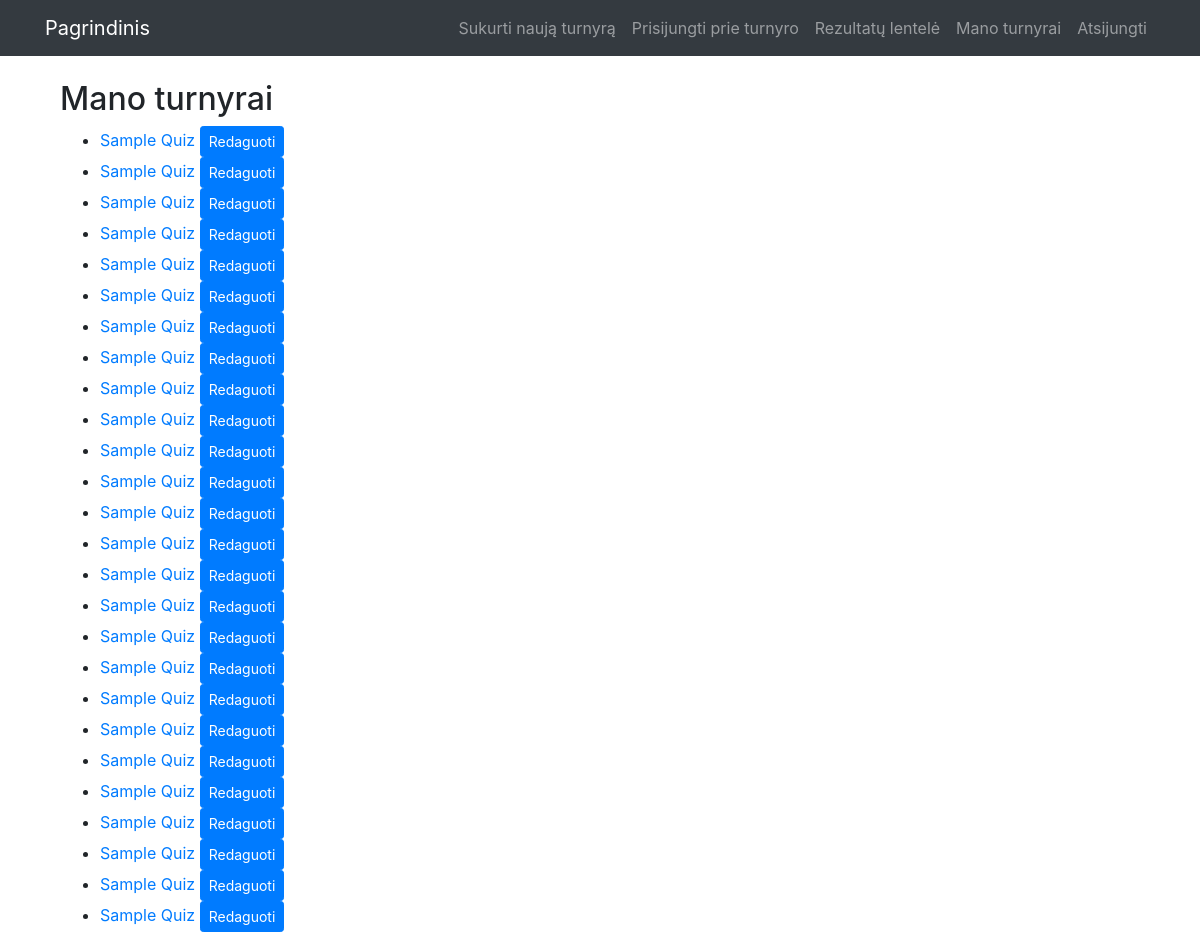
The page /user_tournaments (signed in) on the database its author committed.
### app/models/models.py (models this page shows, shortened)
class Quiz(db.Model):
    __tablename__ = 'quizzes'
    id = db.Column(db.Integer, primary_key=True)
    creator_id = db.Column(db.Integer, db.ForeignKey('users.id'), nullable=False)
    category = db.Column(db.String(128), nullable=False)
    name = db.Column(db.String(128), nullable=False)
    tourney_code = db.Column(db.String(255), unique=True, nullable=False, default=lambda: uuid4().hex[:5])  # Add tourney_code
    questions = db.relationship('Question', backref='quiz', lazy='dynamic', cascade="all, delete-orphan")
    created_at = db.Column(db.DateTime, default=datetime.utcnow)

### app/routes.py (the view)
@app.route('/user_tournaments')
@login_required
def user_tournaments():
    tournaments = Quiz.query.filter_by(creator_id=current_user.id).all()
    return render_template('user_tournaments.html', tournaments=tournaments)

### app/__init__.py (called while the page is built)
    @login_manager.user_loader
    def load_user(user_id):
        return User.query.get(int(user_id))

### app/templates/user_tournaments.html (shortened to what this page needs)
{% extends "base.html" %}
{% block content %}
<div class="container">
    <h2>Mano turnyrai</h2>
    <ul>
        {% for tournament in tournaments %}
            <li>
                <a href="{{ url_for('quiz_summary', quiz_id=tournament.id) }}">{{ tournament.name }}</a>
                <a href="{{ url_for('edit_quiz', quiz_id=tournament.id) }}" class="btn btn-sm btn-primary">Redaguoti</a>
            </li>
        {% endfor %}
    </ul>
</div>
{% endblock %}

### app/static/styles.css (style rules this page uses)
body { margin: 0; display: flex; flex-direction: column; min-height: 100vh; }

### rows shown on the page
Quiz: name "Sample Quiz"
Quiz: name "Sample Quiz"
Quiz: name "Sample Quiz"
Quiz: name "Sample Quiz"
Quiz: name "Sample Quiz"
Quiz: name "Sample Quiz"
Quiz: name "Sample Quiz"
Quiz: name "Sample Quiz"
Quiz: name "Sample Quiz"
Quiz: name "Sample Quiz"
Quiz: name "Sample Quiz"
Quiz: name "Sample Quiz"
Quiz: name "Sample Quiz"
Quiz: name "Sample Quiz"
Quiz: name "Sample Quiz"
Quiz: name "Sample Quiz"
Quiz: name "Sample Quiz"
Quiz: name "Sample Quiz"
Quiz: name "Sample Quiz"
Quiz: name "Sample Quiz"
Quiz: name "Sample Quiz"
Quiz: name "Sample Quiz"
Quiz: name "Sample Quiz"
Quiz: name "Sample Quiz"
Quiz: name "Sample Quiz"
Quiz: name "Sample Quiz"
